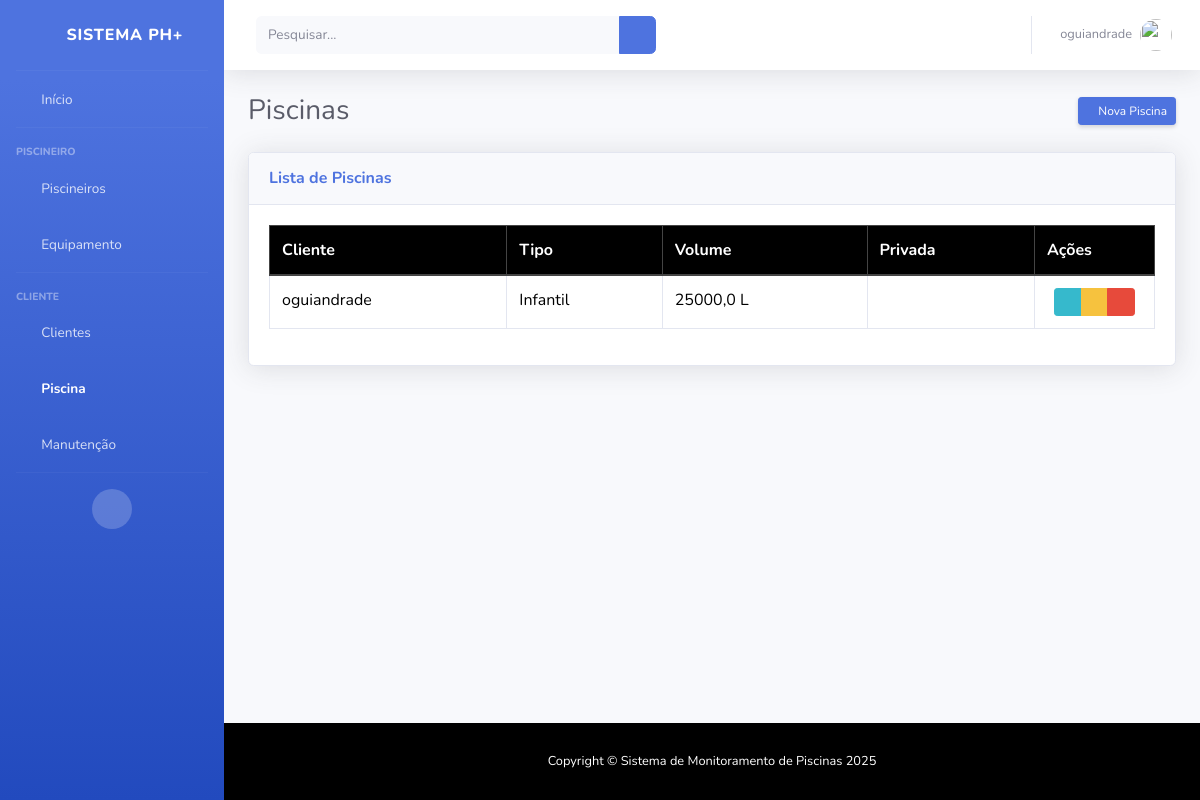
The app's page /piscina/ (signed in) with its own data.
### piscina/models.py (models this page shows, shortened)
class Piscina(models.Model):
    cliente = models.ForeignKey(Cliente, on_delete=models.CASCADE, related_name="piscinas")
    volume = models.FloatField()
    tipo = models.CharField(max_length=50)
    privada = models.BooleanField(default=True)

### piscina/views.py (the view)
# urls.py: path('', views.index, name="cliente_index"),
@login_required
def index(request):
    piscinas = Piscina.objects.all()
    can_edit = user_is_cliente(request.user) or user_is_admin(request.user)
    can_delete = user_is_cliente(request.user) or user_is_admin(request.user)
    can_add = user_is_cliente(request.user) or user_is_admin(request.user)
    return render(request, 'piscina/index.html', {
        'piscinas': piscinas,
        'can_edit': can_edit,
        'can_delete': can_delete,
        'can_add': can_add
    })

### templates/piscina/index.html (shortened to what this page needs)
{% extends 'base.html' %}
{% load static %}
{% block content %}
<div class="d-sm-flex align-items-center justify-content-between mb-4">
    <h1 class="h3 mb-0 text-gray-800">Piscinas</h1>
    <a href="{% url 'piscina_add' %}" class="d-none d-sm-inline-block btn btn-sm btn-primary shadow-sm">
        <i class="fas fa-plus fa-sm text-white-50"></i> Nova Piscina
    </a>
</div>
<div class="card shadow mb-4">
    <div class="card-header py-3">
        <h6 class="m-0 font-weight-bold text-primary">Lista de Piscinas</h6>
    </div>
    <div class="card-body">
        <div class="table-responsive">
            <table class="table table-bordered custom-table-header" id="dataTable" width="100%" cellspacing="0">
                <thead>
                    <tr>
                        <th>Cliente</th>
                        <th>Tipo</th>
                        <th>Volume</th>
                        <th>Privada</th>
                        <th>Ações</th>
                    </tr>
                </thead>
                <tbody>
                    {% for piscina in piscinas %}
                    <tr>
                        <td>{{ piscina.cliente.username }}</td>
                        <td>{{ piscina.tipo }}</td>
                        <td>{{ piscina.volume }} L</td>
                        <td class="text-center">
                            {% if piscina.privada %}
                            <i class="fas fa-check text-success"></i>
                            {% else %}
                            <i class="fas fa-times text-danger"></i>
                            {% endif %}
                        </td>
                        <td class="text-center">
                            <div class="btn-group" role="group">
                                <a href="{% url 'piscina_detalhe' piscina.id %}" class="btn btn-info btn-sm"
                                    title="Visualizar">
                                    <i class="fas fa-eye"></i>
                                </a>
                                <a href="{% url 'piscina_edit' piscina.id %}" class="btn btn-warning btn-sm"
                                    title="Editar">
                                    <i class="fas fa-edit"></i>
                                </a>
                                <a href="{% url 'piscina_delete' piscina.id %}" class="btn btn-danger btn-sm"
                                    title="Excluir">
                                    <i class="fas fa-trash"></i>
                                </a>
                            </div>
                        </td>
                    </tr>
                    {% endfor %}
                </tbody>
            </table>
        </div>
    </div>
</div>
{% endblock %}

### templates/topbar.html (shortened to what this page needs)
{% load static %}
<nav class="navbar navbar-expand navbar-light bg-white topbar mb-4 static-top shadow">
    <form class="d-none d-sm-inline-block form-inline mr-auto ml-md-3 my-2 my-md-0 mw-100 navbar-search">
        <div class="input-group">
            <input type="text" class="form-control bg-light border-0 small" placeholder="Pesquisar..."
                aria-label="Search" aria-describedby="basic-addon2">
            <div class="input-group-append">
                <button class="btn btn-primary" type="button">
                    <i class="fas fa-search fa-sm"></i>
                </button>
            </div>
        </div>
    </form>
    <ul class="navbar-nav ml-auto">
        <li class="nav-item dropdown no-arrow">
            <a class="nav-link dropdown-toggle" href="#" id="userDropdown" role="button" data-toggle="dropdown"
                aria-haspopup="true" aria-expanded="false">
                <span class="mr-2 d-none d-lg-inline text-gray-600 small">
                    {% if user.is_authenticated %}
                    {{ user.username }}
                    {% else %}
                    Guest
                    {% endif %}
                </span>
                <img class="img-profile rounded-circle" src="{% static 'sb-admin-2/img/undraw_profile.svg' %}">
            </a>
        </li>
    </ul>
</nav>

### templates/base.html (style rules this page uses)
html, body { height: 100%; }
body { display: flex; flex-direction: column; min-height: 100vh; }

### templates/piscina/index.html (style rules this page uses)
#dataTable th:nth-child(5), #dataTable td:nth-child(5) { width: 120px; min-width: 120px; max-width: 120px; }
.btn-group-sm>.btn, .btn-sm { padding: 0.25rem 0.5rem; font-size: 0.75rem; }
table.custom-table-header thead tr { background-color: #000000 !important; }
table.custom-table-header thead th { background-color: #000000 !important; color: #ffffff !important; border-color: #444 !important; border-bottom: 2px solid #444 !important; }

### records on screen
Piscina: cliente.username "oguiandrade", tipo "Infantil", volume "25000,0", privada True (drawn)

### other values on screen
{{ user.username }} "oguiandrade"
